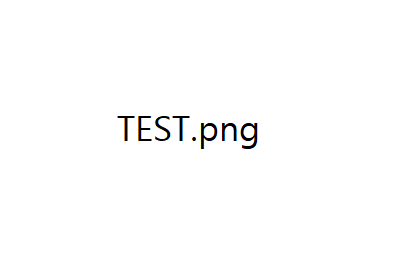
#> input picture Image/test.png, 413 x 271 px
$ python opencv_resize_crop.py
#> lines starting #> are read from the running program, lines starting #| are printed output that depends on the picture
import cv2
import numpy as np

img = cv2.imread('test.png')              # Read Image
#> img is the input picture: shape (271, 413, 3); mean B, G, R 252.8, 252.8, 252.8
print(f'Size of the image {img.shape}')   # Show the size of the Image
#| Size of the image (271, 413, 3)

# Resize Here
imgRSm = cv2.resize(img,(640,480))          # Directly resize to exact pixel
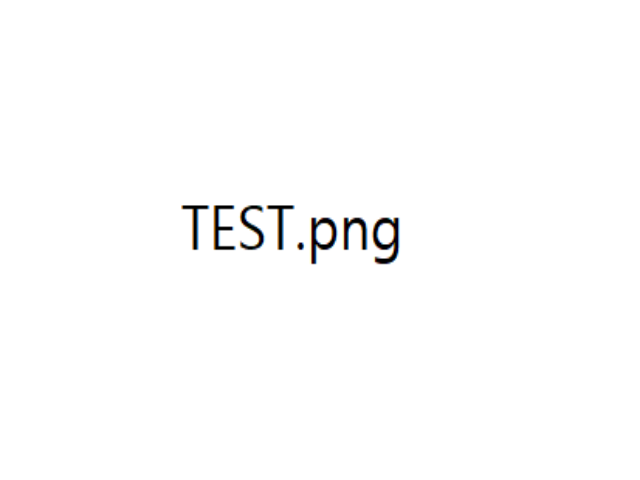
#> imgRSm: shape (480, 640, 3); mean B, G, R 252.8, 252.8, 252.8
imgRSs = cv2.resize(img,(0,0),None,0.5,0.5) # Resize by scale

# Crop Here
imgCrp = img[100:200,200:300]               # Crop  [x1:x2,y1:y2] pixel
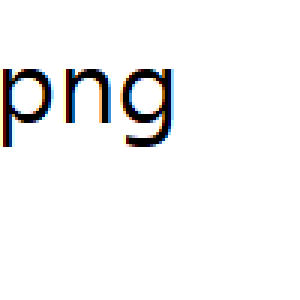
#> imgCrp: shape (100, 100, 3) (shown 3 times larger); mean B, G, R 242.7, 242.6, 242.7
# Show Image Here
cv2.imshow('Original',img)
cv2.imshow('imgRSM',imgRSm)
cv2.imshow('imgRSS',imgRSs)
cv2.imshow('imgCRP',imgCrp)

# Waitkey to stop
cv2.waitKey(0)
